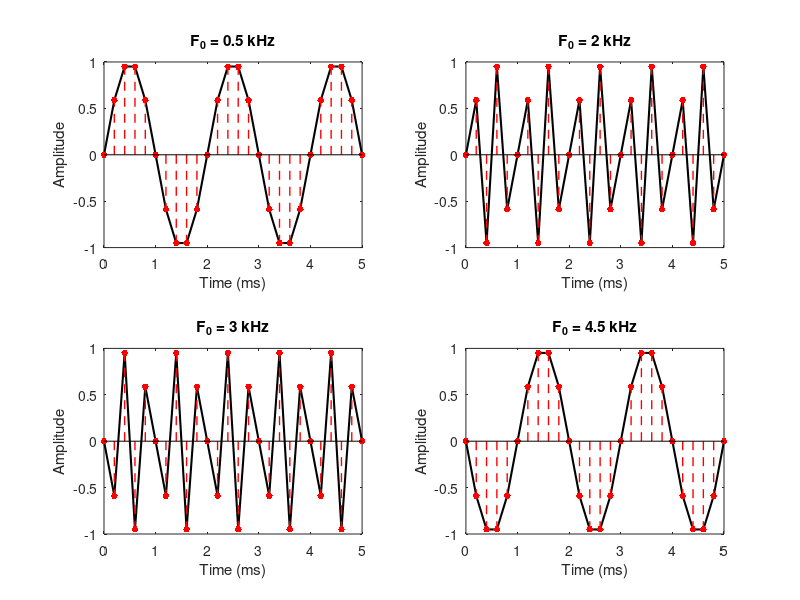

The MATLAB script that drew this image: (Note: this script raises an error after producing the figure.)
% Universidad de Guadalajara - Master of Science in Electrical Engineering
% Erick Christopher Davalos Gonzalez

% Digital Signal Processing
% Project 1. Aliasing 

%Consider the following signal:
% xa(t) = sin(2*pi*Fo*t)

% The above signal can be described in it's sampling form:
% x(n) = xa(nT) = sin(2*pi*(Fo/Fs)*n) where Fs = 1/T

% a)
% Sampling the signal in the interval 0<= n <=99, Fs = 5kHz Fo = [0.5,
% 2,3,4.5] kHz

Fs = 5;  % Sampling Frequency in KHz
F0_values = [0.5, 2, 3, 4.5];  % Fundamental Frequencies
n = 0:99;  % Samples
t = n / Fs;  % Time for each sample
t0 = linspace(0,(max(t))/4,1000);


% Creating a figure to contain subpolts
figure;
for i = 1:length(F0_values)
    F0 = F0_values(i);
    y = sin(2*pi*(F0/Fs)*n);  % Sampled signal
    subplot(2, 2, i);  % 2x2 plot
    % Graph
    plot(t, y, 'k', 'LineWidth', 1.5);  
    hold on;  
    % Point and line for each sample
    stem(t, y, '--r', 'LineWidth', 1, 'Marker', '.','MarkerSize', 15,'Color','r');
    xlim([0 5]);

    title(['F_0 = ', num2str(F0), ' kHz']);
    xlabel('Time (ms)');
    ylabel('Amplitude');
    hold off;
    
end
sgtitle('Sampled Signal and Samples');  % Title

% Creating other figure to contain plot original signal vs sampled signal.
figure;
for i = 1:length(F0_values)

    F0 = F0_values(i);
    y0 = sin(2*pi*(F0)*t0);  % Original Signal
    y = sin(2*pi*(F0/Fs)*n);  % Sampled signal

    subplot(2, 2, i);  % 2x2 plot

    % Graph
    plot(t0, y0, 'k', 'LineWidth', 1.5);  
    hold on; 
    plot(t,y, 'r', 'LineWidth', 1.5);  
    stem(t, y,'LineStyle','none','Marker', '.','MarkerSize', 15,'Color','r');
    xlim([0 4])

    title(['F_0 = ', num2str(F0), ' kHz']);
    xlabel('Time (ms)');
    ylabel('Amplitude');
    hold off;

 end
 sgtitle('Original Signal vs Sampled Signal');  % Title


%%%%%%%%%%%%%%%%%%%%%%%%%%%%%%%%%%%%%%%%%%%%
% b)
Fs = 50;  % Sampling Frequency in KHz
F0 = 2;   % Fundamental Frequency in Khz
n = 0:99;  % Samples
t = n / Fs;  % Time


% Graph
x = sin(2*pi*(F0/Fs)*n);
figure;

subplot(2, 2, 1);  
y0 = sin(2*pi*(F0)*t0); %original signal
plot(t, x, '.-r', 'LineWidth', 3);
hold on;
plot(t0, y0, 'k', 'LineWidth', 2); %plotting original signal
xlim([0 1])
stem(t, x,'--r', 'LineWidth', 1, 'Marker', '.','MarkerSize', 15,'Color','r');
title(['x(n) Signal F_0 = ',num2str(F0),'kHz y F_s =',num2str(Fs),' kHz']);

xlabel('Time (ms)');
ylabel('Amplitude');
hold off;

% taking even samples
y = x(1:2:end);  % taking even samples
t_y = t(1:2:end);  % time of even samples

% Graph y(n)
subplot(2, 2, 2);  
plot(t_y, y, 'k', 'LineWidth', 1.5);
hold on;
stem(t_y, y,'--r', 'LineWidth', 1, 'Marker', '.','MarkerSize', 15,'Color','r');
xlim([0 1])
title('y(n) obtained from the even samples of x(n)');
xlabel('Time (ms)');
ylabel('Amplitude');
hold off;
sgtitle('Analysis of x(n) even samples');